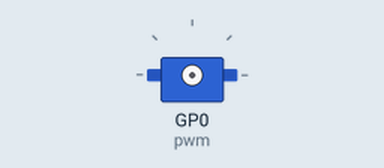
Simulated run of this program. Board: Raspberry Pi Pico running MicroPython. Shown: servo. Servo angles are drawn from the pulse width (0.5 ms = 0°, 2.5 ms = 180°).

Above: at 0.05 s.
At 0.75 s:
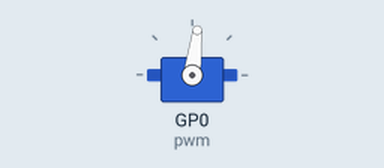
At 1.5 s:
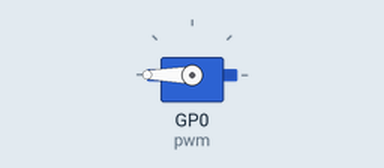
At 3.0 s:
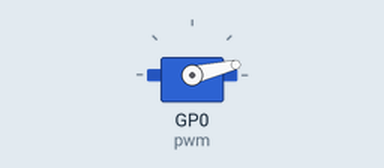
Timing chart, 0 to 7.4 s (numbered marks = the images above):
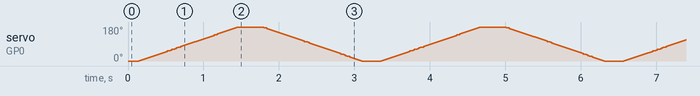

The program:

001_Old_School_Servo_Example.py
```python
#This is the not OLD but the traditional way to control servos using PWM. Its not the most readable.
from machine import Pin, PWM
from time import sleep

pwm = PWM(Pin(0))
pwm.freq(50)

#Function to set an angle
#The position is expected as a parameter
def setServoCycle (position):
    pwm.duty_u16(position)
    sleep(0.01)

while True:
    for pos in range(1000,9000,50):
        setServoCycle(pos)
    for pos in range(9000,1000,-50):
        setServoCycle(pos)
```
